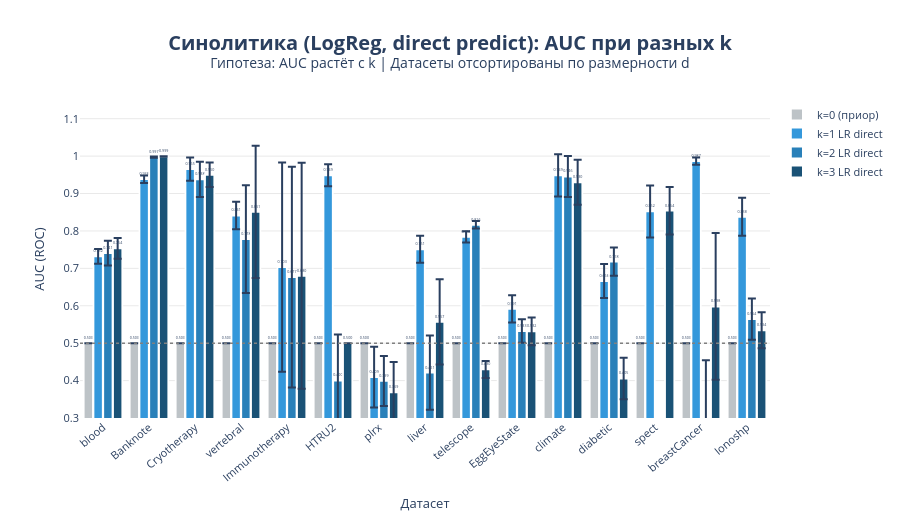

Here is the notebook cell this chart was saved with:
### Markdown cell above
## 5. Визуализация: AUC по всем датасетам и конфигурациям

### 5.1 Сравнение k=0,1,2,3 при LogReg (direct predict)

### Code cell
# ── Групированные столбцы: для каждого датасета — 4 столбца k=0..3 (LR direct) ──
k_sweep_ids = ['k0_direct', 'k1_lr_direct', 'k2_lr_direct', 'k3_lr_direct']
ds_names = [di['name'] for di in dataset_info_list]

fig_ksweep = go.Figure()
# Set larger figure width and increase font sizes
fig_ksweep = go.Figure()
for cfg_id in k_sweep_ids:
    means = [all_results[n][cfg_id]['auc_mean'] for n in ds_names]
    stds  = [all_results[n][cfg_id]['auc_std']  for n in ds_names]
    fig_ksweep.add_trace(go.Bar(
        name=CONFIG_LABELS[cfg_id],
        x=ds_names,
        y=means,
        error_y=dict(type='data', array=stds, visible=True),
        marker_color=CONFIG_COLORS[cfg_id],
        marker_line_color='white', marker_line_width=1.8,
        text=[f'{v:.3f}' for v in means],
        textposition='outside',
        textfont=dict(size=20),
    ))

fig_ksweep.add_hline(y=0.5, line_dash='dot', line_color='gray', line_width=1.5)

fig_ksweep.update_layout(
    title=dict(
        text='<b>Синолитика (LogReg, direct predict): AUC при разных k</b><br>'
             '<sup>Гипотеза: AUC растёт с k | Датасеты отсортированы по размерности d</sup>',
        x=0.5, font_size=20,
    ),
    barmode='group',
    xaxis=dict(title='Датасет', tickangle=-40),
    yaxis=dict(title='AUC (ROC)', range=[0.3, 1.15]),
    plot_bgcolor='white',
    height=520,
    legend=dict(x=1.01, y=1.0, font_size=11),
    font=dict(size=11),
    bargap=0.15, bargroupgap=0.05,
)
fig_ksweep.update_yaxes(showgrid=True, gridcolor='rgba(200,200,200,0.4)')
fig_ksweep.show()

### Figure 1 — Plotly figure (JSON) as saved in the notebook; plotly's stock layout.template omitted (floating-point values rounded to 4 significant figures)
{"data": [{"error_y": {"array": [0, 0, 0, 0, 0, 0, 0, 0, 0, 0, 0, 0, 0, 0, 0], "type": "data", "visible": true}, "marker": {"color": "#bdc3c7", "line": {"color": "white", "width": 1.8}}, "name": "k=0 (приор)", "text": ["0.500", "0.500", "0.500", "0.500", "0.500", "0.500", "0.500", "0.500", "0.500", "0.500", "0.500", "0.500", "0.500", "0.500", "0.500"], "textfont": {"size": 20}, "textposition": "outside", "type": "bar", "x": ["blood", "Banknote", "Cryotherapy", "vertebral", "Immunotherapy", "HTRU2", "plrx", "liver", "telescope", "EggEyeState", "climate", "diabetic", "spect", "breastCancer", "Ionoshp"], "y": [0.5, 0.5, 0.5, 0.5, 0.5, 0.5, 0.5, 0.5, 0.5, 0.5, 0.5, 0.5, 0.5, 0.5, 0.5]}, {"error_y": {"array": [0.01968, 0.01007, 0.03088, 0.03681, 0.2798, 0.02922, 0.0811, 0.03611, 0.01487, 0.03636, 0.05655, 0.04517, 0.06957, 0.009731, 0.05048], "type": "data", "visible": true}, "marker": {"color": "#3498db", "line": {"color": "white", "width": 1.8}}, "name": "k=1 LR direct", "text": ["0.732", "0.938", "0.965", "0.841", "0.703", "0.949", "0.409", "0.751", "0.784", "0.591", "0.949", "0.666", "0.852", "0.987", "0.838"], "textfont": {"size": 20}, "textposition": "outside", "type": "bar", "x": ["blood", "Banknote", "Cryotherapy", "vertebral", "Immunotherapy", "HTRU2", "plrx", "liver", "telescope", "EggEyeState", "climate", "diabetic", "spect", "breastCancer", "Ionoshp"], "y": [0.7319, 0.9384, 0.9652, 0.8412, 0.7034, 0.9488, 0.4094, 0.7511, 0.7842, 0.5915, 0.9486, 0.6662, 0.8522, 0.9865, 0.8379]}, {"error_y": {"array": [0.03294, 0.001463, 0.04695, 0.144, 0.2952, 0.1231, 0.06669, 0.09925, 0.0101, 0.03165, 0.05455, 0.03771, 0.05763, 0.2115, 0.05531], "type": "data", "visible": true}, "marker": {"color": "#2980b9", "line": {"color": "white", "width": 1.8}}, "name": "k=2 LR direct", "text": ["0.741", "0.997", "0.938", "0.778", "0.677", "0.400", "0.399", "0.421", "0.816", "0.533", "0.946", "0.718", "0.163", "0.243", "0.564"], "textfont": {"size": 20}, "textposition": "outside", "type": "bar", "x": ["blood", "Banknote", "Cryotherapy", "vertebral", "Immunotherapy", "HTRU2", "plrx", "liver", "telescope", "EggEyeState", "climate", "diabetic", "spect", "breastCancer", "Ionoshp"], "y": [0.7409, 0.9972, 0.9379, 0.7783, 0.6767, 0.4001, 0.399, 0.4211, 0.8164, 0.5326, 0.9456, 0.7177, 0.1626, 0.2431, 0.5642]}, {"error_y": {"array": [0.02776, 0.0004026, 0.03263, 0.177, 0.3021, 0, 0.08106, 0.1141, 0.02256, 0.03724, 0.05996, 0.05548, 0.06352, 0.1961, 0.04798], "type": "data", "visible": true}, "marker": {"color": "#1a5276", "line": {"color": "white", "width": 1.8}}, "name": "k=3 LR direct", "text": ["0.754", "0.999", "0.950", "0.851", "0.680", "0.500", "0.369", "0.557", "0.430", "0.532", "0.930", "0.405", "0.854", "0.598", "0.534"], "textfont": {"size": 20}, "textposition": "outside", "type": "bar", "x": ["blood", "Banknote", "Cryotherapy", "vertebral", "Immunotherapy", "HTRU2", "plrx", "liver", "telescope", "EggEyeState", "climate", "diabetic", "spect", "breastCancer", "Ionoshp"], "y": [0.7535, 0.9994, 0.9502, 0.851, 0.6802, 0.5, 0.3686, 0.5571, 0.4298, 0.5316, 0.9301, 0.4055, 0.854, 0.5981, 0.5344]}], "layout": {"bargap": 0.15, "bargroupgap": 0.05, "barmode": "group", "font": {"size": 11}, "height": 520, "legend": {"font": {"size": 11}, "x": 1.01, "y": 1}, "plot_bgcolor": "white", "shapes": [{"line": {"color": "gray", "dash": "dot", "width": 1.5}, "type": "line", "x0": 0, "x1": 1, "xref": "x domain", "y0": 0.5, "y1": 0.5, "yref": "y"}], "title": {"font": {"size": 20}, "text": "<b>Синолитика (LogReg, direct predict): AUC при разных k</b><br><sup>Гипотеза: AUC растёт с k | Датасеты отсортированы по размерности d</sup>", "x": 0.5}, "xaxis": {"tickangle": -40, "title": {"text": "Датасет"}}, "yaxis": {"gridcolor": "rgba(200,200,200,0.4)", "range": [0.3, 1.15], "showgrid": true, "title": {"text": "AUC (ROC)"}}}}
